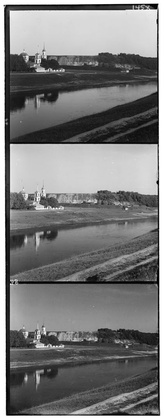
%> input picture data/prokudin-gorskii/00125v.jpg, 164 x 420 px, shrunk from 400 x 1024 before the run
$ octave alignProkudin.m   (GNU Octave 9; MATLAB toolbox functions it lacks are replaced by stand-ins)
%> lines starting %> are read from the running program, lines starting %| are printed output that depends on the picture
### code/alignChannels.m
function [imShift, predShift] = alignChannels(im, maxShift)
% ALIGNCHANNELS align channels in an image.
%   [IMSHIFT, PREDSHIFT] = ALIGNCHANNELS(IM, MAXSHIFT) aligns the channels in an
%   NxMx3 image IM. The first channel is fixed and the remaining channels
%   are aligned to it within the maximum displacement range of MAXSHIFT (in
%   both directions). The code returns the aligned image IMSHIFT after
%   performing this alignment. The optimal shifts are returned as in
%   PREDSHIFT a 2x2 array. PREDSHIFT(1,:) is the shifts  in I (the first)
%   and J (the second) dimension of the second channel, and PREDSHIFT(2,:)
%   are the same for the third channel.
%


% Sanity check
assert(size(im,3) == 3);
assert(all(maxShift > 0));
predShift = zeros(2, 2);
padding = floor([.2*size(im, 2), .2*size(im, 1), .6*size(im, 2), .6*size(im, 1)]);
img_c = imcrop(im, padding);
%% Align the Red and Blue images to the Green channel
predShift (1,:) = imageAlign(img_c(:,:,1),img_c(:,:,2),15);
predShift (2,:) = imageAlign(img_c(:,:,3),img_c(:,:,2),15);
newR = circshift(im(:,:,1), floor(predShift (1,:)));
newB = circshift(im(:,:,3), floor(predShift (2,:)));
%% recombine
imShift = cat(3, newR, im(:,:,2), newB);
imShift = imageCrop(imShift);

function offset = imageAlign(image, reference, movement)
% Align image to reference, from -movement to movement in both x and y
bestShift = inf;
for yShift = -movement:movement
    for xShift = -movement:movement
        % Shifting the image
        tmp = circshift(image, [xShift yShift]);
        %match = sum(sum(tmp.*tmp));
        match = sum(sum((tmp-reference).^2));
        if match < bestShift
            bestShift = match;
            offset = [xShift yShift];
        end
    end
end

function output  = imageCrop(img)
% Crop unwanted borders from image img

height = size(img,1);
width = size(img,2);
level = size(img,3);
c_img = img(1:floor(height/10), 1:floor(width/10), :);

vertical = 0;
horizontal = 0;

for i = 1:level
    % Find edges
    tempE= edge(c_img(:,:,i), 'canny', 0.1);

    % Find mean value and mask the values.
    TempVerticalAvg = mean(tempE, 1);
    TempHorizontalAvG = mean(tempE, 2);
    threshold = 3*mean(TempHorizontalAvG);
    TempVerticalMask = TempVerticalAvg > threshold;
    TempHorizontalMask = TempHorizontalAvG > threshold;

    % Find last values
    Tvertical = find(TempVerticalMask, 1, 'last');
    Thorizontal = find(TempHorizontalMask, 1, 'last');

    if Tvertical > vertical
        vertical = Tvertical;
    end
    if Thorizontal > horizontal
        horizontal = Thorizontal;
    end
end

output = imcrop(img, [horizontal vertical (width-2*horizontal) (height-2*vertical)]);

### code/alignProkudin.m
% Demo code for alignment of Prokudin-Gorskii images
%

%
% Path to your data directory
clear;
clc;
clf;
dataDir = fullfile('..','data','prokudin-gorskii');

% Path to your output directory (change this to your output directory)
outDir = fullfile('..', 'output', 'prokudin-gorskii');
if ~exist(outDir, 'file')
    mkdir(outDir);
end

% List of images
imageNames = {'00125v.jpg','00153v.jpg', '00398v.jpg', '00149v.jpg', '00351v.jpg',	'01112v.jpg'};
% Display variable
display = true;

% Set maximum shift to check alignment for
maxShift = [15 15];

% Loop over images, untile them into images, align
for i = 1:length(imageNames),

    % Read image
    im = imread(fullfile(dataDir, imageNames{i}));
%> im is the input picture: size 420x164 uint8; min 0, max 255, mean 124
    tic
    % Convert to double
    im = im2double(im);
%> im: size 420x164 double

    % Images are stacked vertically
    % From top to bottom are B, G, R channels (and not RGB)
    imageHeight = floor(size(im,1)/3);
%> imageHeight = 140
    imageWidth  = size(im,2);
%> imageWidth = 164

    % Allocate memory for the image
    channels = zeros(imageHeight, imageWidth, 3);

    % We are loading the color channels from top to bottom
    % Note the ordering of indices
    channels(:,:,3) = im(1:imageHeight,:);
    channels(:,:,2) = im(imageHeight+1:2*imageHeight,:);
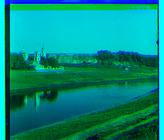
%> channels: size 140x164x3 double; mean R, G, B 0, 0.546, 0.493
    channels(:,:,1) = im(2*imageHeight+1:3*imageHeight,:);
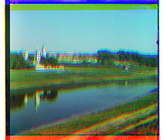
%> channels: size 140x164x3 double; mean R, G, B 0.42, 0.546, 0.493

    % Align the blue and red channels to the green channel
    [colorIm, predShift] = alignChannels(channels, maxShift);
%> in alignChannels, `img_c = imcrop(im, padding);`:
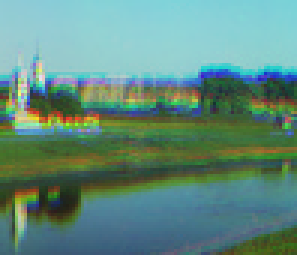
%> img_c: size 85x99x3 double (shown 3 times larger); mean R, G, B 0.378, 0.547, 0.496
%> after the loop in imageAlign, `for yShift = -movement:movement`: bestShift = 325.4; offset = [2 0]
%> in alignChannels, `newR = circshift(im(:,:,1), floor(predShift (1,:)));`:
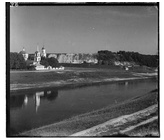
%> newR: size 140x164 double; min 0, max 1, mean 0.42
%> in alignChannels, `newB = circshift(im(:,:,3), floor(predShift (2,:)));`:
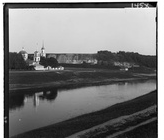
%> newB: size 140x164 double; min 0, max 1, mean 0.493
%> in alignChannels, `imShift = cat(3, newR, im(:,:,2), newB);`:
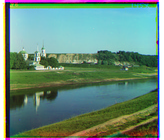
%> imShift: size 140x164x3 double; mean R, G, B 0.42, 0.546, 0.493; mean of the top-left, top-right, bottom-left and bottom-right quarters 0.612, 0.592, 0.363, 0.379
%> the loop in imageCrop, `for i = 1:level` made 3 passes
%> (threshold, Tvertical, Thorizontal, vertical, horizontal) on pass 1: (0.442, 10, 3, 10, 3)
%> (threshold, Tvertical, Thorizontal, horizontal) on passes 2 to 3: (0.335, 10, 5, 5), (0.415, 4, 9, 9)
%> in imageCrop, `output = imcrop(img, [horizontal vertical (width-2*horizontal) (height..`:
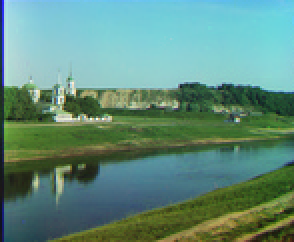
%> output: size 121x147x3 double (shown 2 times larger); mean R, G, B 0.378, 0.55, 0.488
%> predShift = [2 0; -2 -1]
    toc
    % Print the alignments
    fprintf('%2i %s shift: B (%2i,%2i) R (%2i,%2i)\n', i, imageNames{i}, predShift(1,:), predShift(2,:));
%|  1 00125v.jpg shift: B ( 2, 0) R (-2,-1)

    % Write image output
    outimageName = sprintf([imageNames{i}(1:end-5) '-aligned.jpg']);
    outimageName = fullfile(outDir, outimageName);
    imwrite(colorIm, outimageName);

    % Optionally display the results
    if display
        figure(1); clf;
        subplot(1,2,1); imagesc(im); axis image off; colormap gray
        title('Input image');
        subplot(1,2,2); imagesc(colorIm); axis image off;
        title('Aligned image');
        pause(1);
    end
end
%> pass 2 of the loop `for i = 1:length(imageNames),`:
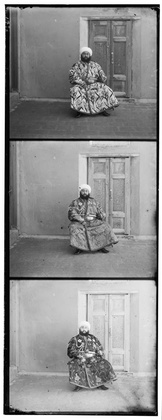
%> input picture data/prokudin-gorskii/00153v.jpg, 162 x 420 px, shrunk from 394 x 1024 before the run
%> im is the input picture: size 420x162 uint8; min 0, max 255, mean 145.2
%> im: size 420x162 double
%> img_c: size 85x98x3 double
%> newR: size 140x162 double
%> newB: size 140x162 double
%> in alignChannels (call 2), `imShift = cat(3, newR, im(:,:,2), newB);`:
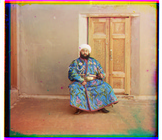
%> imShift: size 140x162x3 double; mean R, G, B 0.68, 0.559, 0.469; mean of the top-left, top-right, bottom-left and bottom-right quarters 0.599, 0.665, 0.459, 0.554
%> the loop in imageCrop (call 2), `for i = 1:level` made 3 passes
%> (threshold, Tvertical, Thorizontal, vertical, horizontal) on pass 1: (0.388, 11, 4, 11, 4)
%> in imageCrop (call 2), `output = imcrop(img, [horizontal vertical (width-2*horizontal) (height..`:
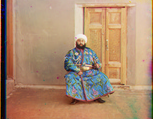
%> output: size 119x153x3 double; mean R, G, B 0.676, 0.548, 0.44
%> predShift = [3 1; -3 -1]
%|  2 00153v.jpg shift: B ( 3, 1) R (-3,-1)
%> pass 3 of the loop `for i = 1:length(imageNames),`:
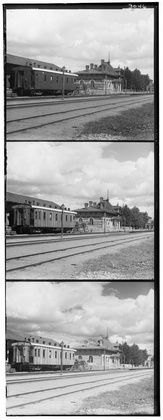
%> input picture data/prokudin-gorskii/00398v.jpg, 163 x 420 px, shrunk from 397 x 1024 before the run
%> im is the input picture: size 420x163 uint8; min 0, max 255, mean 163.6
%> im: size 420x163 double
%> newR: size 140x163 double
%> newB: size 140x163 double
%> in alignChannels (call 3), `imShift = cat(3, newR, im(:,:,2), newB);`:
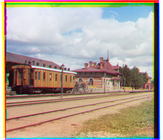
%> imShift: size 140x163x3 double; mean R, G, B 0.689, 0.642, 0.593; mean of the top-left, top-right, bottom-left and bottom-right quarters 0.753, 0.738, 0.542, 0.533
%> the loop in imageCrop (call 3), `for i = 1:level` made 3 passes
%> (threshold, Tvertical, Thorizontal, vertical, horizontal) on pass 1: (0.482, 8, 6, 8, 6)
%> in imageCrop (call 3), `output = imcrop(img, [horizontal vertical (width-2*horizontal) (height..`:
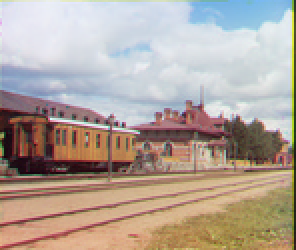
%> output: size 125x148x3 double (shown 2 times larger); mean R, G, B 0.699, 0.646, 0.607
%> predShift = [3 0; -2 -1]
%|  3 00398v.jpg shift: B ( 3, 0) R (-2,-1)
%> the loop made 6 passes; the first 3 are shown
